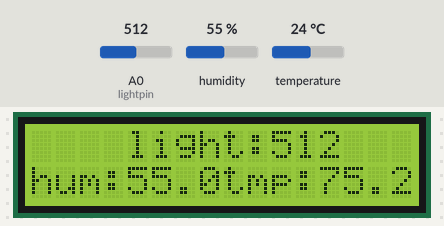
A sketch run on a simulated ESP8266 (NodeMCU). On the bench: 16×2 character LCD. The test bench sets the inputs (shaded band); at power-on: humidity 55 %, A0 (lightpin) = 512, temperature 24 °C. What the sketch prints to the serial monitor is not drawn.

Above: at 2.2 s.
2.3 s: humidity set to 22 %
At 4.9 s:
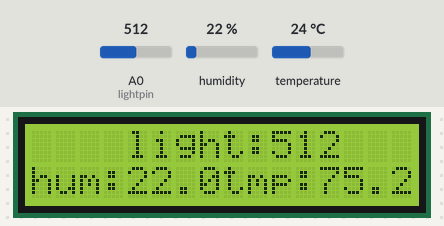
5.2 s: A0 (lightpin) set to 716
At 7.5 s:
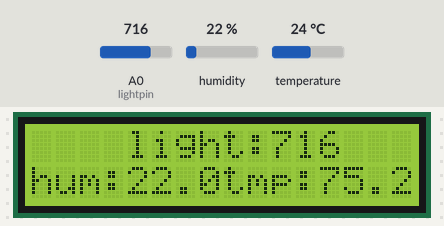
8.3 s: temperature set to 12 °C
At 10.9 s:
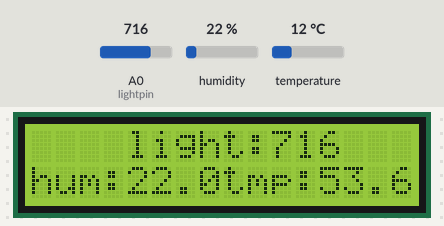
11.4 s: A0 (lightpin) set to 900
At 13.5 s:
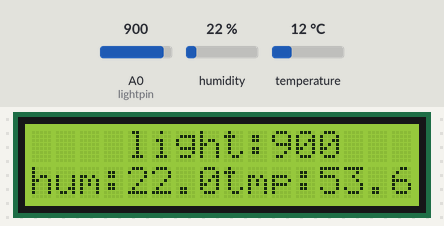
14.5 s: humidity set to 40 %
At 16.9 s:
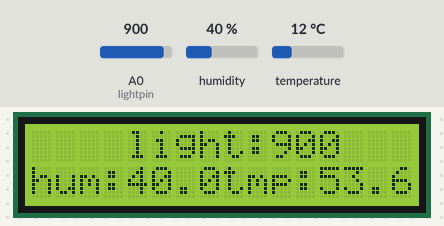
17.6 s: A0 (lightpin) set to 1023
At 20.7 s:
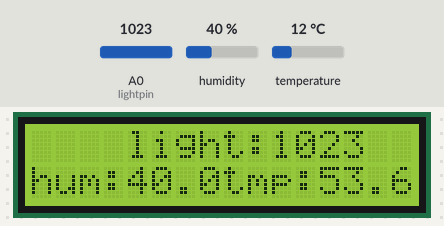
Timing chart, 0 to 21.7 s (numbered marks = the images above; inputs shaded):
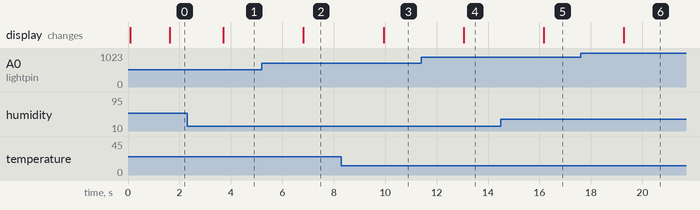

The sketch:

A8.ino
```cpp
//lcd display
#include <Wire.h>
#include <LiquidCrystal_I2C.h>
#include "DHT.h"

//initialize dht sensor
#define DHTTYPE DHT11
#define DHTPIN D0
DHT dht(DHTPIN, DHTTYPE);
//intialize light
#define lightpin A0

//declare variables
float hum;
float temp;
int light;

//set lcd address
LiquidCrystal_I2C lcd(0x3F,16,2);


void setup()
{
  //begin serial
  Serial.begin(115200);
  delay(10);

  //initialize
  lcd.init();
  lcd.backlight();

  //print
  lcd.setCursor(4,0);
  lcd.print("HW: A8");
  delay(500);
}


void loop()
{
  //read & store data
  light = analogRead(lightpin);
  hum = dht.readHumidity();
  temp= dht.readTemperature();
  float temp = dht.readTemperature(true);

  //print to serial
  Serial.println("humidity: ");
  Serial.println(hum);
  Serial.println("temp: ");
  Serial.println(temp);
  Serial.println("light: ");
  Serial.println(light);
  delay(1000);

  //print to LCD
  lcd.setCursor(4,0);
  lcd.print("light:");
  lcd.print(light);
  lcd.setCursor(0,1);
  lcd.print("hum:");
  lcd.print(hum);
  lcd.setCursor(8,1);
  lcd.print("tmp:");
  lcd.print(temp);
}
```

Measured:
- after the input at 2.3 s, the display: changes after 1.4 s (image 1)
- after the input at 5.2 s, the display: changes after 1.6 s (image 2)
- after the input at 8.3 s, the display: changes after 1.6 s (image 3)
- after the input at 11.4 s, the display: changes after 1.6 s (image 4)
- after the input at 14.5 s, the display: changes after 1.7 s (image 5)
- after the input at 17.6 s, the display: changes after 1.7 s (image 6)
